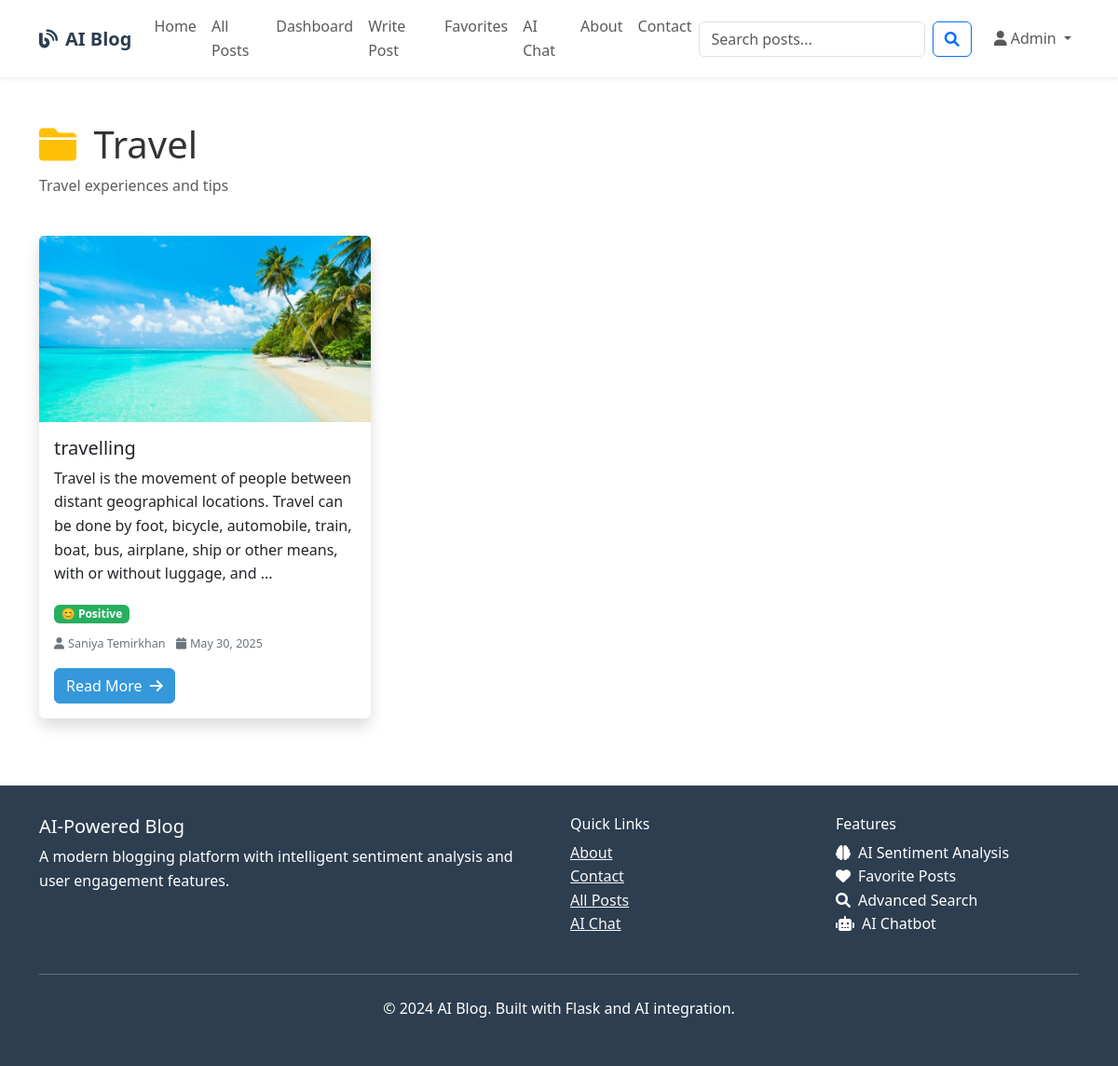
The page /category/3 (signed in) on the database its author committed.
### models.py (models this page shows, shortened)
class User(UserMixin, db.Model):
    id = db.Column(db.Integer, primary_key=True)
    username = db.Column(db.String(80), unique=True, nullable=False)
    email = db.Column(db.String(120), unique=True, nullable=False)
    password_hash = db.Column(db.String(120), nullable=False)
    first_name = db.Column(db.String(50), nullable=False)
    last_name = db.Column(db.String(50), nullable=False)
    bio = db.Column(db.Text)
    profile_image = db.Column(db.String(200), default='default.jpg')
    created_at = db.Column(db.DateTime, default=datetime.utcnow)
    is_active = db.Column(db.Boolean, default=True)
    posts = db.relationship('BlogPost', backref='author', lazy='dynamic', cascade='all, delete-orphan')
    comments = db.relationship('Comment', backref='author', lazy='dynamic', cascade='all, delete-orphan')
    favorites = db.relationship('Favorite', backref='user', lazy='dynamic', cascade='all, delete-orphan')
    def get_full_name(self):
        return f"{self.first_name} {self.last_name}"

class Category(db.Model):
    id = db.Column(db.Integer, primary_key=True)
    name = db.Column(db.String(50), unique=True, nullable=False)
    description = db.Column(db.Text)
    color = db.Column(db.String(7), default='#007bff')  # Hex color
    posts = db.relationship('BlogPost', backref='category', lazy='dynamic')

class BlogPost(db.Model):
    id = db.Column(db.Integer, primary_key=True)
    title = db.Column(db.String(200), nullable=False)
    content = db.Column(db.Text, nullable=False)
    summary = db.Column(db.String(500))
    featured_image = db.Column(db.String(200))
    created_at = db.Column(db.DateTime, default=datetime.utcnow)
    updated_at = db.Column(db.DateTime, default=datetime.utcnow, onupdate=datetime.utcnow)
    published = db.Column(db.Boolean, default=True)
    views = db.Column(db.Integer, default=0)
    sentiment_score = db.Column(db.Float)  # -1 to 1 (negative to positive)
    sentiment_label = db.Column(db.String(20))  # 'positive', 'negative', 'neutral'
    sentiment_confidence = db.Column(db.Float)  # 0 to 1
    user_id = db.Column(db.Integer, db.ForeignKey('user.id'), nullable=False)
    category_id = db.Column(db.Integer, db.ForeignKey('category.id'))
    comments = db.relationship('Comment', backref='post', lazy='dynamic', cascade='all, delete-orphan')
    favorites = db.relationship('Favorite', backref='post', lazy='dynamic', cascade='all, delete-orphan')
    tags = db.relationship('Tag', secondary='post_tags', back_populates='posts')
    def get_sentiment_emoji(self):
        if self.sentiment_label == 'positive':
            return '😊'
        elif self.sentiment_label == 'negative':
            return '😔'
        else:
            return '😐'

### blueprints/main.py (the view)
@main_bp.route('/category/<int:category_id>')
def category_posts(category_id):
    try:
        category = Category.query.get_or_404(category_id)
        page = request.args.get('page', 1, type=int)
        posts = BlogPost.query.filter_by(category_id=category_id, published=True)\
                              .order_by(desc(BlogPost.created_at))\
                              .paginate(page=page, per_page=12, error_out=False)
        return render_template('main/category_posts.html', posts=posts, category=category)
    except Exception as e:
        print(f"Category posts error: {e}")
        flash('Category not found.', 'danger')
        return redirect(url_for('main.index'))

### templates/main/category_posts.html (shortened to what this page needs)
{% extends "base.html" %}
{% block content %}
<div class="container py-5">
    <div class="row">
        <div class="col-12 mb-4">
            <h1 class="mb-2">
                <i class="fas fa-folder me-2" style="color: {{ category.color }}"></i>
                {{ category.name }}
            </h1>
            {% if category.description %}
            <p class="text-muted">{{ category.description }}</p>
            {% endif %}
        </div>
    </div>
    <div class="row">
        {% if posts %}
        {% for post in posts %}
        <div class="col-lg-4 col-md-6 mb-4">
            <div class="card h-100 shadow">
                {% if post.featured_image %}
                <img src="{{ url_for('static', filename='uploads/posts/' + post.featured_image) }}"
                     class="card-img-top" alt="{{ post.title }}" style="height: 200px; object-fit: cover;">
                {% endif %}
                <div class="card-body d-flex flex-column">
                    <h5 class="card-title">{{ post.title }}</h5>
                    <p class="card-text">{{ post.summary or post.content[:150] + '...' }}</p>
                    {% if post.sentiment_label %}
                    <div class="mb-2">
                        <span class="badge sentiment-{{ post.sentiment_label }}">
                            {{ post.get_sentiment_emoji() }} {{ post.sentiment_label.title() }}
                        </span>
                    </div>
                    {% endif %}
                    <div class="post-meta mb-3">
                        <small>
                            <i class="fas fa-user me-1"></i>{{ post.author.get_full_name() }}
                            <i class="fas fa-calendar ms-2 me-1"></i>{{ post.created_at.strftime('%B %d, %Y') }}
                        </small>
                    </div>
                    <div class="mt-auto">
                        <a href="{{ url_for('blog.view_post', id=post.id) }}" class="btn btn-primary">
                            Read More <i class="fas fa-arrow-right ms-1"></i>
                        </a>
                    </div>
                </div>
            </div>
        </div>
        {% endfor %}
        {% endif %}
    </div>
</div>
{% endblock %}

### templates/base.html (shortened to what this page needs)
<!DOCTYPE html>
<html lang="en">
<head>
    <link href="https://cdn.jsdelivr.net/npm/bootstrap@5.3.0/dist/css/bootstrap.min.css" rel="stylesheet">
    <link rel="stylesheet" href="https://cdnjs.cloudflare.com/ajax/libs/font-awesome/6.0.0/css/all.min.css">
</head>
<body>
    <nav class="navbar navbar-expand-lg navbar-light bg-white shadow-sm">
        <div class="container">
            <a class="navbar-brand" href="{{ url_for('main.index') }}">
                <i class="fas fa-blog me-2"></i>AI Blog
            </a>
            <div class="collapse navbar-collapse" id="navbarNav">
                <ul class="navbar-nav me-auto">
                    <li class="nav-item">
                        <a class="nav-link" href="{{ url_for('main.index') }}">Home</a>
                    </li>
                    <li class="nav-item">
                        <a class="nav-link" href="{{ url_for('blog.all_posts') }}">All Posts</a>
                    </li>
                    {% if current_user.is_authenticated %}
                    <li class="nav-item">
                        <a class="nav-link" href="{{ url_for('main.dashboard') }}">Dashboard</a>
                    </li>
                    <li class="nav-item">
                        <a class="nav-link" href="{{ url_for('blog.create_post') }}">Write Post</a>
                    </li>
                    <li class="nav-item">
                        <a class="nav-link" href="{{ url_for('main.favorites') }}">Favorites</a>
                    </li>
                    <li class="nav-item">
                        <a class="nav-link" href="{{ url_for('main.chatbot') }}">AI Chat</a>
                    </li>
                    {% endif %}
                    <li class="nav-item">
                        <a class="nav-link" href="{{ url_for('main.about') }}">About</a>
                    </li>
                    <li class="nav-item">
                        <a class="nav-link" href="{{ url_for('main.contact') }}">Contact</a>
                    </li>
                </ul>
                <form class="d-flex me-3" method="GET" action="{{ url_for('main.search') }}">
                    <input class="form-control me-2" type="search" name="query" placeholder="Search posts..."
                           value="{{ request.args.get('query', '') }}">
                    <button class="btn btn-outline-primary" type="submit">
                        <i class="fas fa-search"></i>
                    </button>
                </form>
                <ul class="navbar-nav">
                    {% if current_user.is_authenticated %}
                    <li class="nav-item dropdown">
                        <a class="nav-link dropdown-toggle" href="#" id="navbarDropdown" role="button"
                           data-bs-toggle="dropdown">
                            <i class="fas fa-user me-1"></i>{{ current_user.first_name }}
                        </a>
                    </li>
                    {% endif %}
                </ul>
            </div>
        </div>
    </nav>
    <main>
        {% block content %}{% endblock %}
    </main>
    <footer class="footer mt-auto">
        <div class="container">
            <div class="row">
                <div class="col-md-6">
                    <h5>AI-Powered Blog</h5>
                    <p>A modern blogging platform with intelligent sentiment analysis and user engagement features.</p>
                </div>
                <div class="col-md-3">
                    <h6>Quick Links</h6>
                    <ul class="list-unstyled">
                        <li><a href="{{ url_for('main.about') }}" class="text-light">About</a></li>
                        <li><a href="{{ url_for('main.contact') }}" class="text-light">Contact</a></li>
                        <li><a href="{{ url_for('blog.all_posts') }}" class="text-light">All Posts</a></li>
                        {% if current_user.is_authenticated %}
                        <li><a href="{{ url_for('main.chatbot') }}" class="text-light">AI Chat</a></li>
                        {% endif %}
                    </ul>
                </div>
                <div class="col-md-3">
                    <h6>Features</h6>
                    <ul class="list-unstyled">
                        <li><i class="fas fa-brain me-2"></i>AI Sentiment Analysis</li>
                        <li><i class="fas fa-heart me-2"></i>Favorite Posts</li>
                        <li><i class="fas fa-search me-2"></i>Advanced Search</li>
                        <li><i class="fas fa-robot me-2"></i>AI Chatbot</li>
                    </ul>
                </div>
            </div>
            <hr class="my-4">
            <div class="row">
                <div class="col-md-12 text-center">
                    <p>&copy; 2024 AI Blog. Built with Flask and AI integration.</p>
                </div>
            </div>
        </div>
    </footer>
    <div id="toast-container" class="toast-container position-fixed top-0 end-0 p-3"></div>
</body>
</html>

### templates/base.html (style rules this page uses)
:root { --primary-color: #2c3e50; --secondary-color: #3498db; --accent-color: #e74c3c; --success-color: #27ae60; --warning-color: #f39c12; --light-bg: #f8f9fa; }
body { font-family: 'Segoe UI', Tahoma, Geneva, Verdana, sans-serif; line-height: 1.6; color: #333; }
.navbar-brand { font-weight: bold; color: var(--primary-color) !important; }
.card { border: none; box-shadow: 0 2px 10px rgba(0,0,0,0.1); transition: transform 0.3s ease; }
.btn-primary { background-color: var(--secondary-color); border-color: var(--secondary-color); }
.sentiment-positive { background-color: var(--success-color); color: white; }
.post-meta { color: #6c757d; font-size: 0.9rem; }
.footer { background-color: var(--primary-color); color: white; padding: 2rem 0; margin-top: 3rem; }

### rows shown on the page
User: first_name "Admin"
Category: name "Travel", description "Travel experiences and tips"
BlogPost: featured_image (picture), title "travelling", summary "Travel is the movement of people between distant geographical locations. Travel can be done by foot, bicycle, automobile, train, boat, bus, airplane, ship or other means, with or without luggage, and ...", get_sentiment_emoji "😊", sentiment_label "Positive", author.get_full_name "Saniya Temirkhan", created_at "May 30, 2025"
